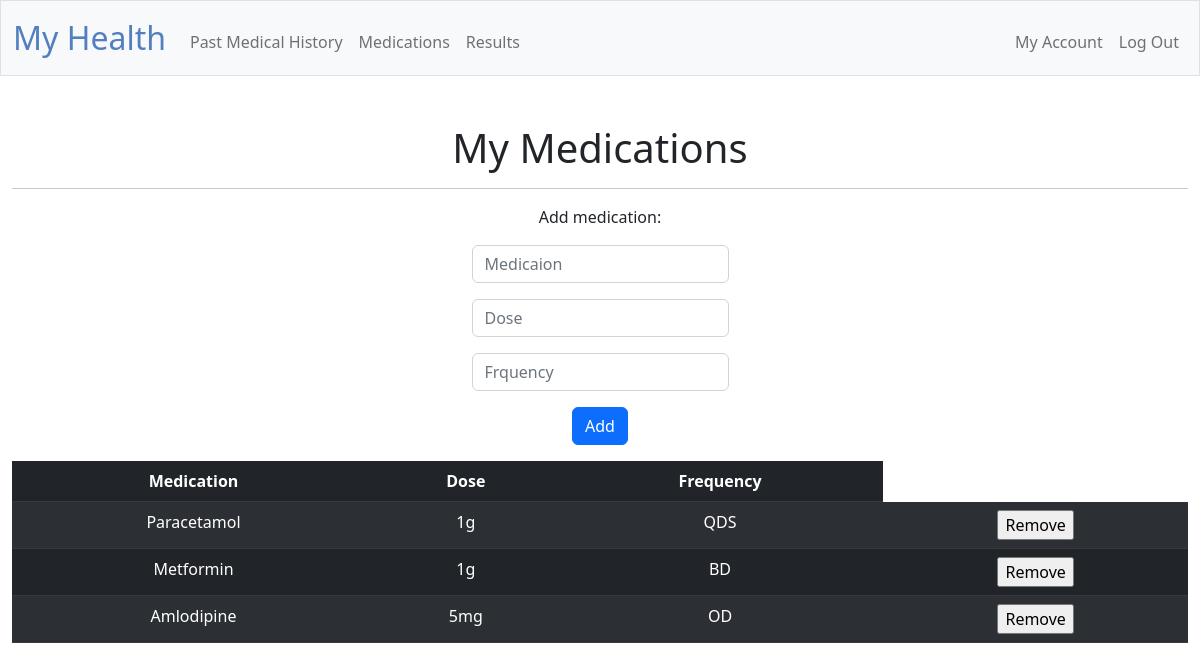
Screenshot of /meds (signed in) with the database file from the repository.
### tables this page shows
CREATE TABLE meds(id INTEGER, medication TEXT NOT NULL, dose TEXT NOT NULL, frequency TEXT NOT NULL);

### app.py (the view)
@app.route("/meds", methods=["GET", "POST"])
@login_required
def meds():
    if request.method == "POST":
        if not request.form.get("med"):
            return apology("Please enter a medication", 400)
        elif not request.form.get("dose"):
            return apology("Please enter a dose", 400)
        elif not request.form.get("freq"):
            return apology("Please enter a frequency", 400)
        db.execute("INSERT INTO meds (id, medication, dose, frequency) VALUES(?, ?, ?, ?)", session["user_id"], request.form.get("med"), request.form.get("dose"), request.form.get("freq"))
        return redirect("/meds")
    else:
        med = db.execute("SELECT * FROM meds WHERE id = ?", session["user_id"])
        return render_template("meds.html", med=med)

### app.py (called while the page is built)
@app.after_request
def after_request(response):
    response.headers["Cache-Control"] = "no-cache, no-store, must-revalidate"
    response.headers["Expires"] = 0
    response.headers["Pragma"] = "no-cache"
    return response

### helpers.py (called while the page is built)
def login_required(f):
    @wraps(f)
    def decorated_function(*args, **kwargs):
        if session.get("user_id") is None:
            return redirect("/login")
        return f(*args, **kwargs)
    return decorated_function

### templates/meds.html (shortened to what this page needs)
{% extends "layout.html" %}
{% block main %}
    <h1>My Medications</h1>
        <hr>
    <form action="/meds" method="post">
        <div class="mb-3">
            <label for="medication">Add medication:</label>
            <input autocomplete="off" autofocus class="form-control mx-auto w-auto" id="med" name="med" placeholder="Medicaion" type="text">
            <input autocomplete="off"  class="form-control mx-auto w-auto" id="dose" name="dose" placeholder="Dose" type="text">
            <input autocomplete="off"  class="form-control mx-auto w-auto" id="freq" name="freq" placeholder="Frquency" type="text">
        </div>
        <div class="mb-3">
            <button class="btn btn-primary" type="submit">Add</button>
        </div>
    </form>
    <table class="table table-striped table-dark">
        <thead>
          <tr>
            <th scope="col">Medication</th>
            <th scope="col">Dose</th>
            <th scope="col">Frequency</th>
          </tr>
        </thead>
        <tbody>
            {% for m in med %}
          <tr>
            <td>{{m["medication"]}}</td>
            <td>{{m["dose"]}}</td>
            <td>{{m["frequency"]}}</td>
            <td>
                <form action="/removemed" method="post">
                    <input type="submit" value="Remove">
                </form>
            </td>
          </tr>
          {% endfor %}
        </tbody>
      </table>
{% endblock %}

### rows the page displays
meds: medication "Paracetamol", dose "1g", frequency "QDS"
meds: medication "Metformin", dose "1g", frequency "BD"
meds: medication "Amlodipine", dose "5mg", frequency "OD"
